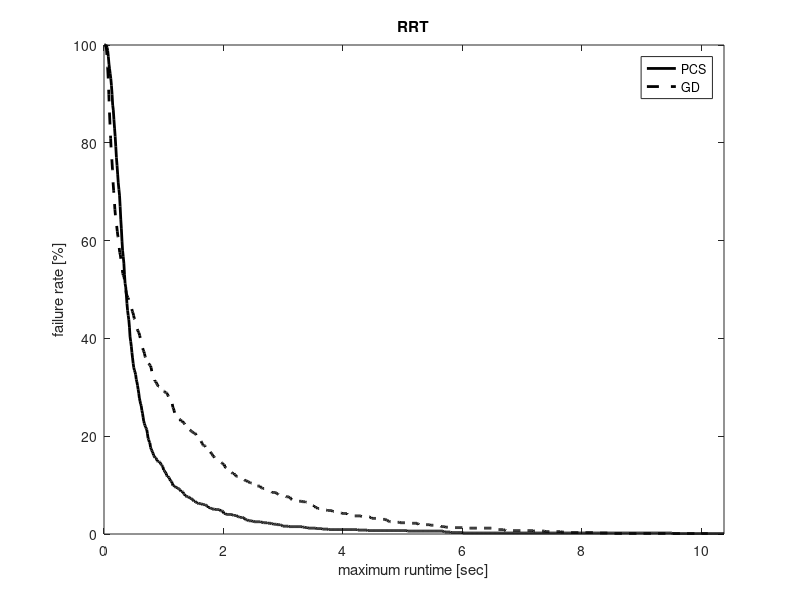
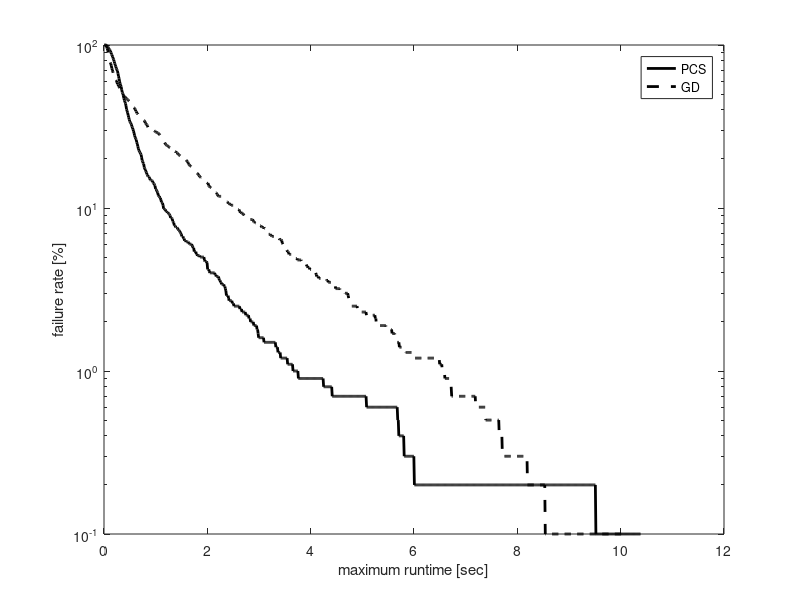

MATLAB code to generate these figures, in order:
% In this experiment I compare the performance of the GD (with KDL) and the
% PCS on one scene with obstacles where the start and goal configurations
% are:
% State c_start = {0.5236, 1.7453, -1.8326, -1.4835,	1.5708,	0, 1.004278, 0.2729, 0.9486, -1.15011, 1.81001, -1.97739};
% State c_goal = {0.5236, 0.34907, 0.69813, -1.3963, 1.5708, 0, 0.7096, 1.8032, -1.7061, -1.6286, 1.9143, -2.0155}; // Robot 2 no backflip - Elbow down
% The maximum step distance is 1.05.
% With joint limits of the ABB robots
% last updated: 08/22/17


clear all
clc

%%
D1 = load('benchmark_RRT_PCS_3poles_range2.txt'); 

verf = D1(:,1)==1;
suc = D1(:,2)==1;

disp('PCS:');
disp(['Results of ' num2str(size(D1,1)) ' queries.']);
disp(['Percent of successful queries verified: ' num2str(sum(verf & suc)/sum(suc)*100) '%']);
disp(['Plan distance: ' num2str(D1(1,3)) ]);
disp(['Avg. runtime: ' num2str(mean(D1(:,4))*1e3)  ' +/- ' num2str(std(D1(:,4))/sqrt(size(D1,1))*1e3) ' msec ']);
disp(['Avg. local-connection time: ' num2str(mean(D1(:,12))*1e3)  ' +/- ' num2str(std(D1(:,12))/sqrt(size(D1,1))*1e3) ' msec ']);
disp(['Avg. nodes in path: ' num2str(floor(mean(D1(:,10)))) ]);
disp(['Avg. nodes in trees: ' num2str(floor(mean(D1(:,11)))) ]);
disp(['Avg. number of IK solutions: ' num2str(floor(mean(D1(:,5)))) ]);



%%
D2 = load('benchmark_RRT_GD_3poles_range2.txt'); 
verf = D2(:,1)==1;
suc = D2(:,2)==1;

disp('GD:');
disp(['Results of ' num2str(size(D2,1)) ' queries.']);
disp(['Percent of successful queries verified: ' num2str(sum(verf & suc)/sum(suc)*100) '%']);
disp(['Plan distance: ' num2str(D2(1,3)) ]);
disp(['Avg. runtime: ' num2str(mean(D2(:,4))*1e3)  ' +/- ' num2str(std(D2(:,4))/sqrt(size(D2,1))*1e3) ' msec ']);
disp(['Avg. local-connection time: ' num2str(mean(D2(:,12))*1e3)  ' +/- ' num2str(std(D2(:,12))/sqrt(size(D2,1))*1e3) ' msec ']);
disp(['Avg. nodes in path: ' num2str(floor(mean(D2(:,10)))) ]);
disp(['Avg. nodes in trees: ' num2str(floor(mean(D2(:,11)))) ]);
disp(['Avg. number of projections: ' num2str(floor(mean(D2(:,5)))) ]);

%%
% PCS
td = D1(:,4);
maxT = max(td);
T1 = linspace(0,maxT,1000);
T1 = T1(2:end);
for i = 1:length(T1)
    sd = td < T1(i);
    md(i) = mean(td(sd));
    Md(i) = 1-sum(sd)/length(td);
end
%%
% GD
tg = D2(:,4);
maxT = max(tg);
T2 = linspace(0,maxT,1000);
T2 = T2(2:end);
for i = 1:length(T2)
    sg = tg < T2(i);
    mg(i) = mean(tg(sg));
    Mg(i) = 1-sum(sg)/length(tg);
end
%%
h = figure(1);
clf
plot(T1,Md*100,'-k','linewidth',2);
hold on
plot(T2,Mg*100,'--k','linewidth',2);
hold off
xlabel('maximum runtime [sec]');
ylabel('failure rate [%]');
legend('PCS','GD');
xlim([0 max([T1 T2])]);
title('RRT');
% set(h, 'Position', [100, 100, 800, 400]);

h = figure(2);
clf
semilogy(T1,Md*100,'-k','linewidth',2);
hold on
semilogy(T2,Mg*100,'--k','linewidth',2);
hold off
xlabel('maximum runtime [sec]');
ylabel('failure rate [%]');
legend('PCS','GD');
% xlim([0 6]);
% set(h, 'Position', [100, 100, 800, 400]);

%% 
disp(' ');
disp(['Speed-up t_{gd}/t_{pcs}: ' num2str(mean(D2(:,4))/mean(D1(:,4))) ]);
